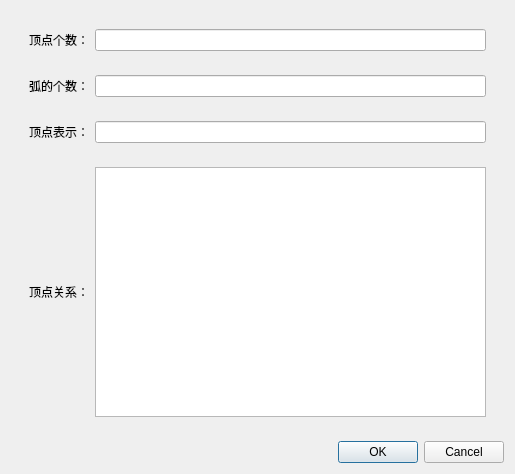
<?xml version="1.0" encoding="UTF-8"?>
<ui version="4.0">
 <class>InputGraphDialog</class>
 <widget class="QDialog" name="InputGraphDialog">
  <property name="geometry">
   <rect>
    <x>0</x>
    <y>0</y>
    <width>515</width>
    <height>474</height>
   </rect>
  </property>
  <property name="windowTitle">
   <string>Dialog</string>
  </property>
  <layout class="QVBoxLayout" name="verticalLayout_2">
   <item>
    <widget class="QWidget" name="widget_5" native="true">
     <layout class="QVBoxLayout" name="verticalLayout">
      <item>
       <widget class="QWidget" name="widget" native="true">
        <layout class="QHBoxLayout" name="horizontalLayout">
         <item>
          <widget class="QLabel" name="label">
           <property name="text">
            <string>顶点个数：</string>
           </property>
          </widget>
         </item>
         <item>
          <widget class="QLineEdit" name="lineEdit"/>
         </item>
        </layout>
        <zorder>lineEdit</zorder>
        <zorder>label</zorder>
        <zorder>widget_2</zorder>
       </widget>
      </item>
      <item>
       <widget class="QWidget" name="widget_2" native="true">
        <layout class="QHBoxLayout" name="horizontalLayout_2">
         <item>
          <widget class="QLabel" name="label_2">
           <property name="text">
            <string>弧的个数：</string>
           </property>
          </widget>
         </item>
         <item>
          <widget class="QLineEdit" name="lineEdit_2"/>
         </item>
        </layout>
       </widget>
      </item>
      <item>
       <widget class="QWidget" name="widget_3" native="true">
        <layout class="QHBoxLayout" name="horizontalLayout_3">
         <item>
          <widget class="QLabel" name="label_3">
           <property name="text">
            <string>顶点表示：</string>
           </property>
          </widget>
         </item>
         <item>
          <widget class="QLineEdit" name="lineEdit_3"/>
         </item>
        </layout>
       </widget>
      </item>
      <item>
       <widget class="QWidget" name="widget_4" native="true">
        <layout class="QHBoxLayout" name="horizontalLayout_4">
         <item>
          <widget class="QLabel" name="label_4">
           <property name="text">
            <string>顶点关系：</string>
           </property>
          </widget>
         </item>
         <item>
          <widget class="QTextEdit" name="textEdit"/>
         </item>
        </layout>
       </widget>
      </item>
     </layout>
    </widget>
   </item>
   <item>
    <widget class="QDialogButtonBox" name="buttonBox">
     <property name="orientation">
      <enum>Qt::Horizontal</enum>
     </property>
     <property name="standardButtons">
      <set>QDialogButtonBox::Cancel|QDialogButtonBox::Ok</set>
     </property>
    </widget>
   </item>
  </layout>
  <zorder>buttonBox</zorder>
  <zorder>label_4</zorder>
  <zorder>widget_5</zorder>
 </widget>
 <resources/>
 <connections>
  <connection>
   <sender>buttonBox</sender>
   <signal>accepted()</signal>
   <receiver>InputGraphDialog</receiver>
   <slot>accept()</slot>
   <hints>
    <hint type="sourcelabel">
     <x>248</x>
     <y>254</y>
    </hint>
    <hint type="destinationlabel">
     <x>157</x>
     <y>274</y>
    </hint>
   </hints>
  </connection>
  <connection>
   <sender>buttonBox</sender>
   <signal>rejected()</signal>
   <receiver>InputGraphDialog</receiver>
   <slot>reject()</slot>
   <hints>
    <hint type="sourcelabel">
     <x>316</x>
     <y>260</y>
    </hint>
    <hint type="destinationlabel">
     <x>286</x>
     <y>274</y>
    </hint>
   </hints>
  </connection>
 </connections>
</ui>
